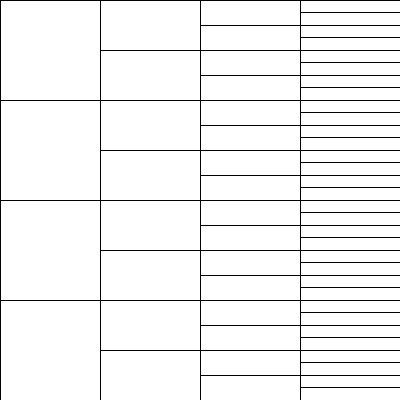
Frame 1 (no input)
Frame 60 (the mouse pressed at the canvas centre just before this capture): identical to frame 1, image omitted
Frame 120 (the mouse held since frame 60 and released just before this capture): identical to frame 1, image omitted

The Processing sketch that drew this single still picture (run headless with seeded random() and noise(); from frame 60 on, the mouse is pressed at the canvas centre):

// Processing sketch: processing_10455
// ── processing_10455.pde

void setup()
{
  size (400,400);
  background (255);
  smooth();
}
 
void draw ()
{
  noFill();
  rectMode(CENTER);
  rect(width/2, height/2, 400, 400);
   
  for ( float i = 0; i <= width; i = i + width/4 )
  {
  line( i, 0, i, height );
  }
 
  for (float i=0; i <= height; i= i+height/4)
  {
  line (0,i,100,i);
  }
 
  for (float i=0; i <= height; i= i+height/8.0)
  {
  line (100,i,200,i);
  }
  
  for (float i=0; i <= height; i= i+height/16.0)
  {
  line (200,i,300,i);
  }
 
  for (float i=0; i <= height; i= i+height/32.0)
  {
  line (300,i,400,i);
  }
 
}
